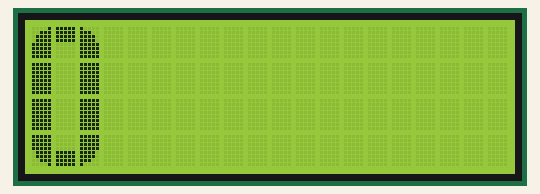
Recording of a sketch running on a simulated Arduino Uno, built with avr-gcc and run on an emulated ATmega328P. Parts: 20×4 character LCD.

Above: at 0.1 s.
At 5.1 s:
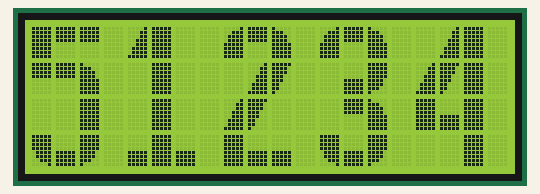
At 10.2 s:
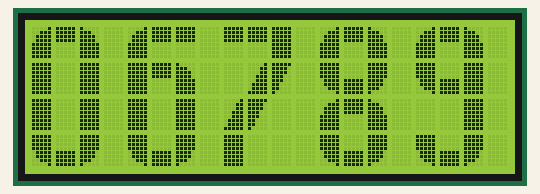
At 19.2 s:
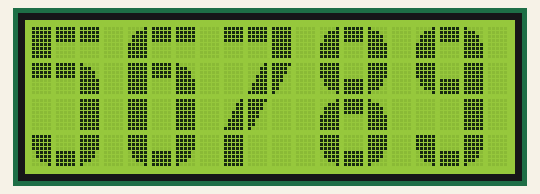
At 27.2 s:
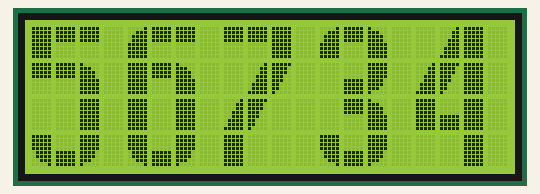
At 38.2 s:
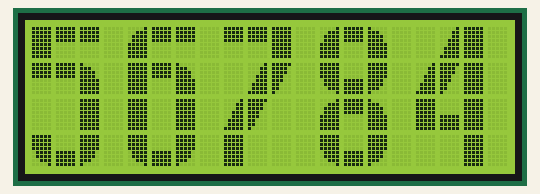

The sketch:

lcd-characters.ino
```cpp
// LCD CHARACTERS
// PBA 2018-05-02

#include <LiquidCrystal.h>

LiquidCrystal lcd(7, 6, 5, 4, 3, 2);

#define LCD_ROWS 4
#define LCD_COLS 20

const byte ProgChar[8][8]=
{
  {B00001,B00111,B01111,B01111,B11111,B11111,B11111,B11111},
  {B10000,B11100,B11110,B11110,B11111,B11111,B11111,B11111},
  {B11111,B11111,B11111,B11111,B01111,B01111,B00111,B00001},
  {B11111,B11111,B11111,B11111,B11110,B11110,B11100,B10000},
  {B00001,B00011,B00011,B00111,B00111,B01111,B01111,B11111},
  {B11111,B11110,B11110,B11100,B11100,B11000,B11000,B10000},
  {B11111,B11111,B11111,B11111,B00000,B00000,B00000,B00000},
  {B00000,B00000,B00000,B00000,B11111,B11111,B11111,B11111}
};

void bigDigitInit(void)
// -- Initialisation des caractères programmables --
{
  int i;
  for(i=0; i<8; i++)
    lcd.createChar(i,ProgChar[i]);
}

const byte BigDigit[10][4][4]=
{
  {{0,6,1,32},{255,32,255,32},{255,32,255,32},{2,7,3,32}},
  {{4,255,32,32},{32,255,32,32},{32,255,32,32},{7,255,7,32}},
  {{0,6,1,32},{32,4,5,32},{4,5,32,32},{255,7,7,32}},
  {{0,6,1,32},{32,7,3,32},{32,6,1,32},{2,7,3,32}},
  {{32,4,255,32},{4,5,255,32},{255,7,255,32},{32,32,255,32}},
  {{255,6,6,32},{6,6,1,32},{32,32,255,32},{2,7,3,32}},
  {{0,6,6,32},{255,6,1,32},{255,32,255,32},{2,7,3,32}},
  {{6,6,255,32},{32,4,5,32},{4,5,32,32},{255,32,32,32}},
  {{0,6,1,32},{2,7,3,32},{0,6,1,32},{2,7,3,32}},
  {{0,6,1,32},{2,7,255,32},{32,32,255,32},{2,7,3,32}}
};

void bigDigitDisplay(byte val,byte Pos)
{
  for(int y=0; y<4; y++)
  {
    lcd.setCursor(Pos,y);
    for(int x=0; x<4; x++)
      lcd.write(BigDigit[val][y][x]);
  }
}

void setup()
{
  lcd.begin(LCD_COLS, LCD_ROWS);
  lcd.clear() ;
  bigDigitInit();
}

void loop()
{
  static byte c=0;
  bigDigitDisplay(c,(c<<2)%20);
  if(++c==10) c=0;
  delay(1000);
}
```

Measured:
- what the display in image 1 shows lasts 1.0 s, from 5.1 s to 6.1 s
